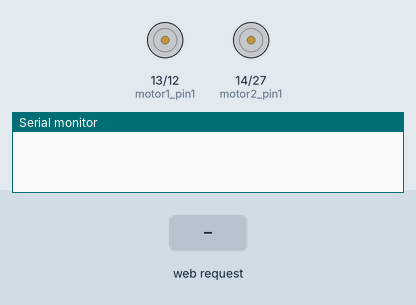
Recording of a sketch running on a simulated ESP32. On the bench: motor-driver pin pairs drawn as motors (green arrow = first pin HIGH = forward, orange = second pin HIGH = backward, longer = more drive), the last lines printed to the serial monitor. The test bench sets the inputs (shaded band).

Above: at 1.2 s.
1.3 s: HTTP request GET /motor?left=1 received
At 1.6 s:
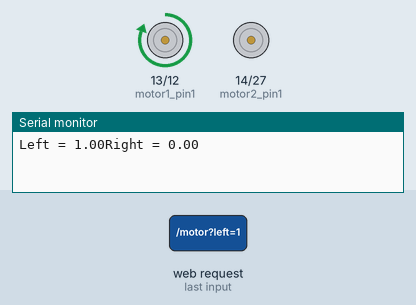
2.8 s: HTTP request GET /motor?right=1 received
At 3.9 s:
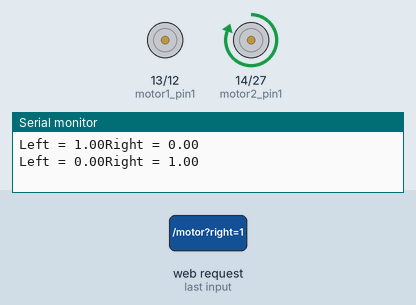
4.3 s: HTTP request GET /motor?left=1&right=1 received
At 5.0 s:
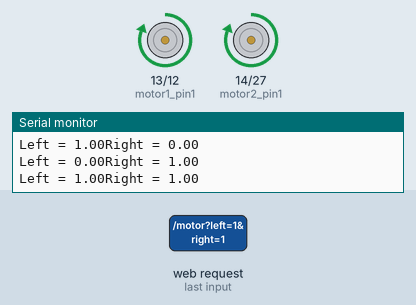
5.8 s: HTTP request GET /motor received
At 6.2 s:
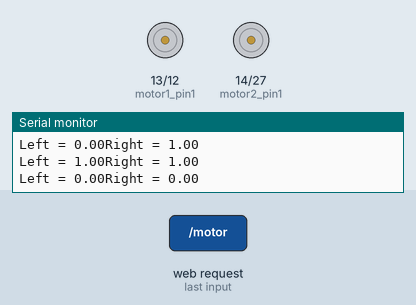
7.3 s: HTTP request GET /motor?left=120 received
At 8.5 s:
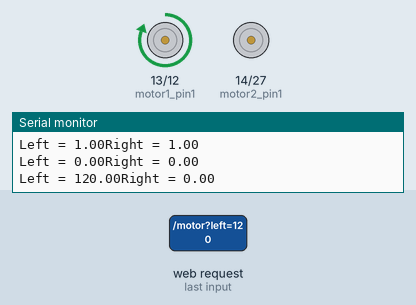
Timing chart, 0 to 9.8 s (numbered marks = the images above; inputs shaded):
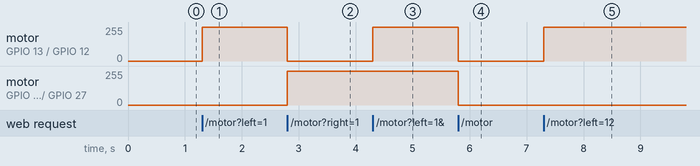

Measured:
- after the input at 1.3 s, motor on GPIO 13 (motor1_pin1) / GPIO 12 (motor1_pin2): stopped → forward 255/255 at once
- after the input at 2.8 s, motor on GPIO 13 (motor1_pin1) / GPIO 12 (motor1_pin2): forward 255/255 → stopped at once; motor on GPIO 14 (motor2_pin1) / GPIO 27 (motor2_pin2): stopped → forward 255/255 at once
- after the input at 4.3 s, motor on GPIO 13 (motor1_pin1) / GPIO 12 (motor1_pin2): stopped → forward 255/255 at once
- after the input at 5.8 s, motor on GPIO 13 (motor1_pin1) / GPIO 12 (motor1_pin2), motor on GPIO 14 (motor2_pin1) / GPIO 27 (motor2_pin2): forward 255/255 → stopped at once
- after the input at 7.3 s, motor on GPIO 13 (motor1_pin1) / GPIO 12 (motor1_pin2): stopped → forward 255/255 at once

The sketch:

robot_car_receiver.ino
```cpp
// Considering motor 1 as the left motor
// and
// Considering motor 2 as the right motor

#define motor1_pin1 13
#define motor1_pin2 12
#define motor2_pin1 14
#define motor2_pin2 27

#include <WiFi.h>
#include <WebServer.h>

const char* ssid = "YOUR_WIFI_SSID";
const char* pass = "YOUR_WIFI_PASSWORD";

WebServer server(80);

// Left Motor Forward Rotation Function
void lmf(float l) {
  analogWrite(motor1_pin1, l);
  analogWrite(motor1_pin2, 0);
}

// Left Motor Backward Rotation Function
void lmb(float l) {
  analogWrite(motor1_pin1, 0);
  analogWrite(motor1_pin2, l);
}

// Left Motor Stop Rotation Function
void lms() {
  analogWrite(motor1_pin1, 0);
  analogWrite(motor1_pin2, 0);
}

// Right Motor Forward Rotation Function
void rmf(float r) {
  analogWrite(motor2_pin1, r);
  analogWrite(motor2_pin2, 0);
}

// Right Motor Backward Rotation Function
void rmb(float r) {
  analogWrite(motor2_pin1, 0);
  analogWrite(motor2_pin2, r);
}

// Right Motor Stop Rotation Function
void rms() {
  analogWrite(motor2_pin1, 0);
  analogWrite(motor2_pin2, 0);
}

void move_motor(float left, float right) {

  float l,r;
  l = 255 * abs(left);
  r = 255 * abs(right);

  if (left == 0) {lms();}
  else if (left < 0) {lmb(l);}
  else if (left > 0) {lmf(l);}

  if (right == 0) {rms();}
  else if (right < 0) {rmb(r);}
  else if (right > 0) {rmf(r);}

}

void hello() {
  server.send(200, "text/plain", "Hello Guys !!!");
}

void motor() {
  float left = server.arg("left").toFloat();
  float right = server.arg("right").toFloat();

  Serial.print("Left = ");
  Serial.print(left);

  Serial.print("Right = ");
  Serial.println(right);

  move_motor(left, right);

  server.send(200, "text/plain", "OK");

}

void setup() {

  pinMode(motor1_pin1, OUTPUT);
  pinMode(motor1_pin2, OUTPUT);
  pinMode(motor2_pin1, OUTPUT);
  pinMode(motor2_pin2, OUTPUT);

  Serial.begin(115200);

  WiFi.softAP(ssid, pass);

  server.on("/hello", hello);
  server.on("/motor", motor);


  server.begin();

}

void loop() {
  server.handleClient();
}
```
